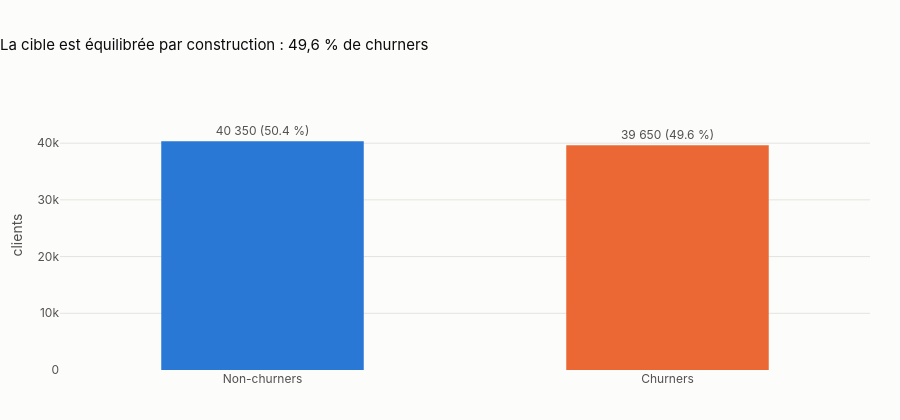

The code cell stored with this chart in its notebook:
### Markdown cell above
## 1.1 Variable cible

### Code cell
counts = train[TARGET].value_counts().sort_index()
display(counts.to_frame("clients").assign(part=lambda d: (100 * d.clients / d.clients.sum()).round(2)))
publish(target_bar(counts, "La cible est équilibrée par construction : 49,6 % de churners"), "02_target")

### Figure 1 — Plotly figure (JSON) as saved in the notebook; plotly's stock layout.template omitted (floating-point values rounded to 4 significant figures)
{"data": [{"hovertemplate": "%{x} : %{y:,} clients<extra></extra>", "marker": {"color": ["#2a78d6", "#eb6834"]}, "text": ["40 350 (50.4 %)", "39 650 (49.6 %)"], "textposition": "outside", "type": "bar", "width": 0.5, "x": ["Non-churners", "Churners"], "y": [40350, 39650]}], "layout": {"height": 420, "showlegend": false, "title": {"text": "La cible est équilibrée par construction : 49,6 % de churners"}, "yaxis": {"range": [0, 47610.0], "title": {"text": "clients"}}}}
